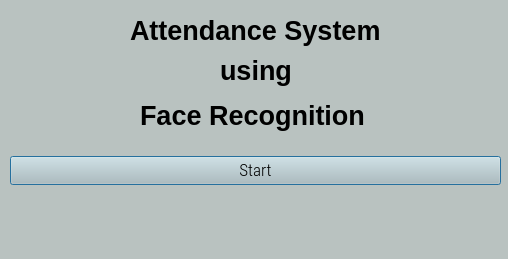
<?xml version="1.0" encoding="UTF-8"?>
<ui version="4.0">
 <class>Dialog</class>
 <widget class="QDialog" name="Dialog">
  <property name="geometry">
   <rect>
    <x>0</x>
    <y>0</y>
    <width>508</width>
    <height>259</height>
   </rect>
  </property>
  <property name="minimumSize">
   <size>
    <width>508</width>
    <height>259</height>
   </size>
  </property>
  <property name="maximumSize">
   <size>
    <width>508</width>
    <height>259</height>
   </size>
  </property>
  <property name="windowTitle">
   <string>Face Recognition Time Attendance App</string>
  </property>
  <property name="windowIcon">
   <iconset>
    <normaloff>:/icon/icon.png</normaloff>:/icon/icon.png</iconset>
  </property>
  <property name="styleSheet">
   <string notr="true">background-color: rgb(185, 194, 192);</string>
  </property>
  <widget class="QWidget" name="verticalLayoutWidget">
   <property name="geometry">
    <rect>
     <x>10</x>
     <y>150</y>
     <width>491</width>
     <height>41</height>
    </rect>
   </property>
   <layout class="QVBoxLayout" name="verticalLayout">
    <item>
     <layout class="QHBoxLayout" name="horizontalLayout">
      <item>
       <widget class="QPushButton" name="runButton">
        <property name="font">
         <font>
          <family>Roboto Condensed Light</family>
          <pointsize>13</pointsize>
         </font>
        </property>
        <property name="text">
         <string>Start</string>
        </property>
       </widget>
      </item>
     </layout>
    </item>
   </layout>
  </widget>
  <widget class="QLabel" name="filelabel">
   <property name="geometry">
    <rect>
     <x>130</x>
     <y>0</y>
     <width>261</width>
     <height>61</height>
    </rect>
   </property>
   <property name="font">
    <font>
     <family>MS Shell Dlg 2</family>
     <pointsize>20</pointsize>
     <weight>75</weight>
     <bold>true</bold>
    </font>
   </property>
   <property name="text">
    <string>Attendance System</string>
   </property>
  </widget>
  <widget class="QLabel" name="filelabel_2">
   <property name="geometry">
    <rect>
     <x>220</x>
     <y>50</y>
     <width>91</width>
     <height>41</height>
    </rect>
   </property>
   <property name="font">
    <font>
     <family>MS Shell Dlg 2</family>
     <pointsize>20</pointsize>
     <weight>75</weight>
     <bold>true</bold>
    </font>
   </property>
   <property name="text">
    <string>using</string>
   </property>
  </widget>
  <widget class="QLabel" name="filelabel_3">
   <property name="geometry">
    <rect>
     <x>140</x>
     <y>90</y>
     <width>241</width>
     <height>51</height>
    </rect>
   </property>
   <property name="font">
    <font>
     <family>MS Shell Dlg 2</family>
     <pointsize>20</pointsize>
     <weight>75</weight>
     <bold>true</bold>
    </font>
   </property>
   <property name="text">
    <string>Face Recognition</string>
   </property>
  </widget>
 </widget>
 <resources>
  <include location="resource.qrc"/>
 </resources>
 <connections/>
</ui>
